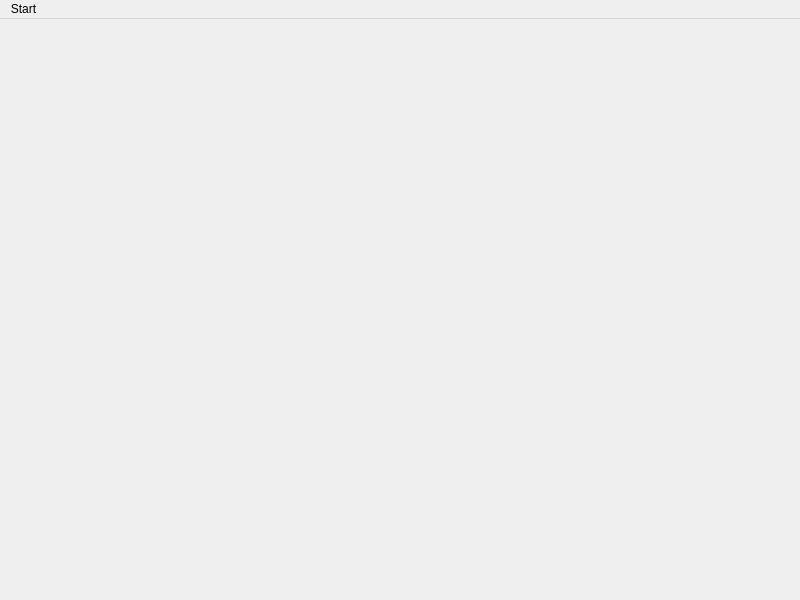
<?xml version="1.0" encoding="UTF-8"?>
<ui version="4.0">
 <class>MainScence</class>
 <widget class="QMainWindow" name="MainScence">
  <property name="geometry">
   <rect>
    <x>0</x>
    <y>0</y>
    <width>800</width>
    <height>600</height>
   </rect>
  </property>
  <property name="windowTitle">
   <string>MainScence</string>
  </property>
  <widget class="QWidget" name="centralwidget"/>
  <widget class="QMenuBar" name="menubar">
   <property name="geometry">
    <rect>
     <x>0</x>
     <y>0</y>
     <width>800</width>
     <height>21</height>
    </rect>
   </property>
   <widget class="QMenu" name="menu">
    <property name="title">
     <string>Start</string>
    </property>
    <addaction name="actionquit"/>
   </widget>
   <addaction name="menu"/>
  </widget>
  <action name="actionquit">
   <property name="text">
    <string>Quit</string>
   </property>
  </action>
 </widget>
 <resources/>
 <connections/>
</ui>
